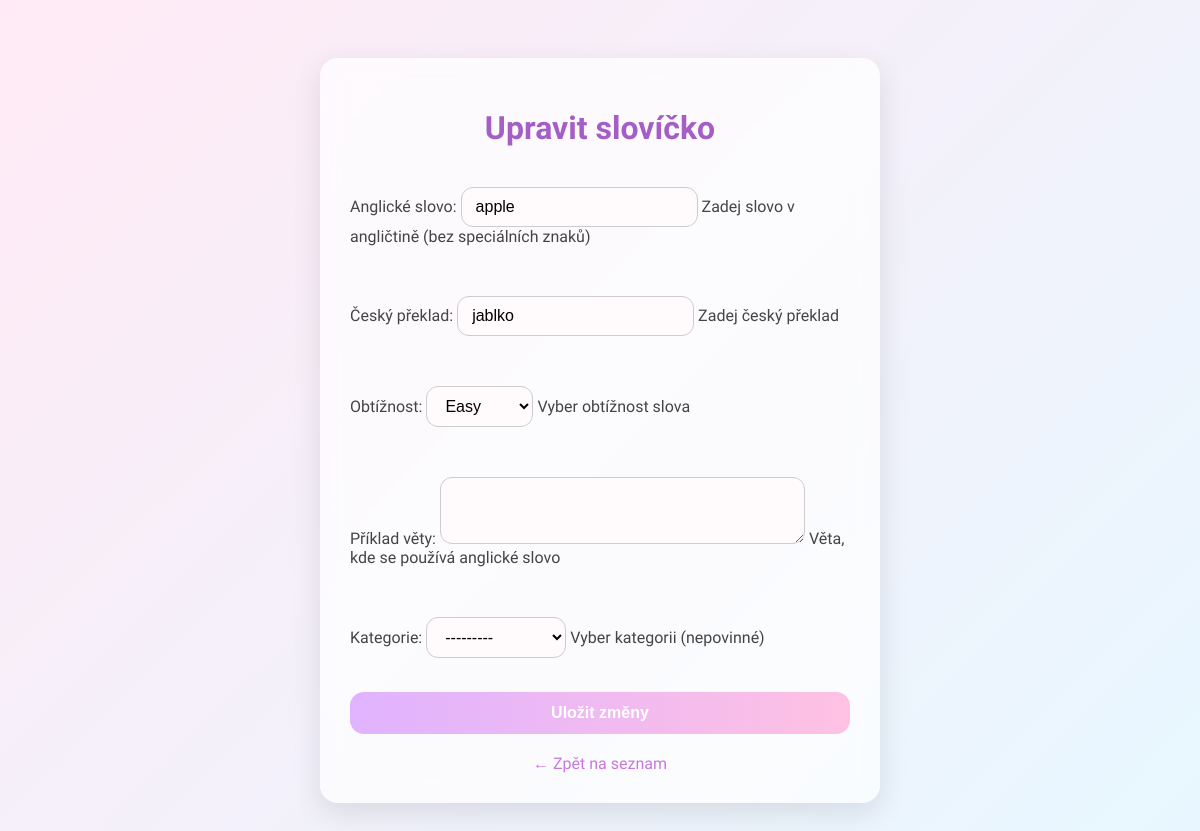
Before: /words/edit/7/ (signed in) with the older database file.
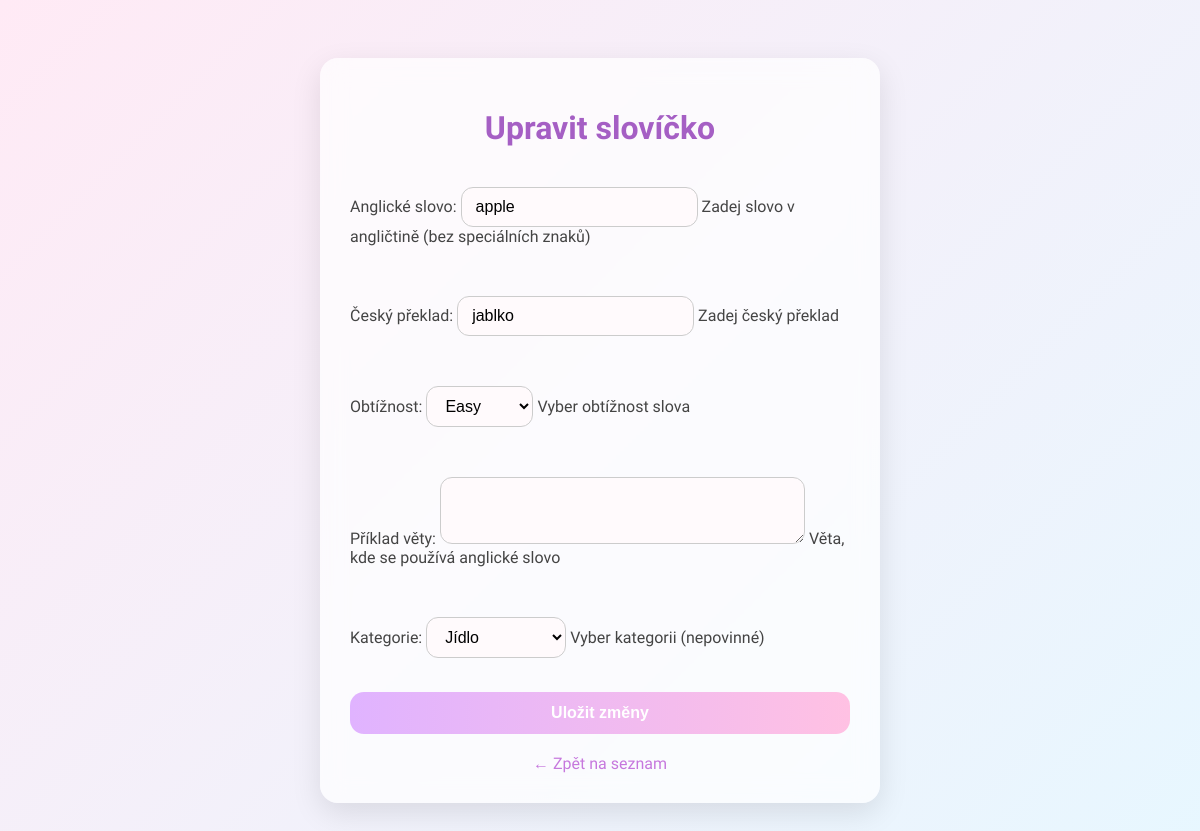
After: the same page with the newer database file.
### core/models.py (models this page shows, shortened)
class Word(models.Model):
    english = models.CharField(
        max_length=100,
        verbose_name="Anglické slovo",
        help_text="Zadej slovo v angličtině (bez speciálních znaků)",
        validators=[RegexValidator(r'^[a-zA-Z\s\-]+$', 'Pouze písmena, mezery a pomlčky')]
    )
    czech = models.CharField(
        max_length=100,
        verbose_name="Český překlad",
        help_text="Zadej český překlad"
    )
    difficulty = models.CharField(
        max_length=10,
        choices=[
            ('easy', 'Easy'),
            ('medium', 'Medium'),
            ('hard', 'Hard')
        ],
        verbose_name="Obtížnost",
        help_text="Vyber obtížnost slova"
    )
    category = models.ForeignKey(
        'Category',
        on_delete=models.CASCADE,
        null=True,
        blank=True,
        verbose_name="Kategorie",
        help_text="Vyber kategorii (nepovinné)"
    )
    example_sentence = models.TextField(
        blank=True,
        null=True,
        verbose_name="Příklad věty",
        help_text="Věta, kde se používá anglické slovo"
    )
    class Meta:
        verbose_name = "Slovo"
        verbose_name_plural = "Slova"
        ordering = ['difficulty']

### core/views.py (the view)
# urls.py: path('words/edit/<int:word_id>/', views.edit_word, name='edit_word'),
@login_required
@user_passes_test(is_admin)
def edit_word(request, word_id):
    word = Word.objects.get(id=word_id)
    if request.method == 'POST':
        form = WordForm(request.POST, instance=word)
        if form.is_valid():
            form.save()
            return redirect('word_list')
    else:
        form = WordForm(instance=word)
    return render(request, 'core/edit_word.html', {'form': form, 'word': word})

### core/forms.py
class WordForm(forms.ModelForm):
    class Meta:
        model = Word
        fields = ['english', 'czech', 'difficulty', 'example_sentence', 'category']
        widgets = {
            'english': forms.TextInput(attrs={'class': 'form-control'}),
            'czech': forms.TextInput(attrs={'class': 'form-control'}),
            'difficulty': forms.Select(attrs={'class': 'form-control'}),
            'example_sentence': forms.Textarea(attrs={'class': 'form-control', 'rows': 3}),
            'category': forms.Select(attrs={'class': 'form-control'}),
        }

### core/models.py (called while the page is built)
    def __str__(self):
        return self.name

### core/views.py (called while the page is built)
def is_admin(user):
    return user.is_staff or user.is_superuser

### core/templates/core/edit_word.html (shortened to what this page needs)
<!DOCTYPE html>
<html lang="cs">
<head>
</head>
<body>
  <div class="form-box">
    <h1>Upravit slovíčko</h1>
    <form method="post">
      {{ form.as_p }}
      <button type="submit">Uložit změny</button>
    </form>
    <a href="{% url 'word_list' %}">← Zpět na seznam</a>
  </div>
</body>
</html>

Changed rows visible on the page:
changed Word "apple": category "---------" → "Jídlo"
